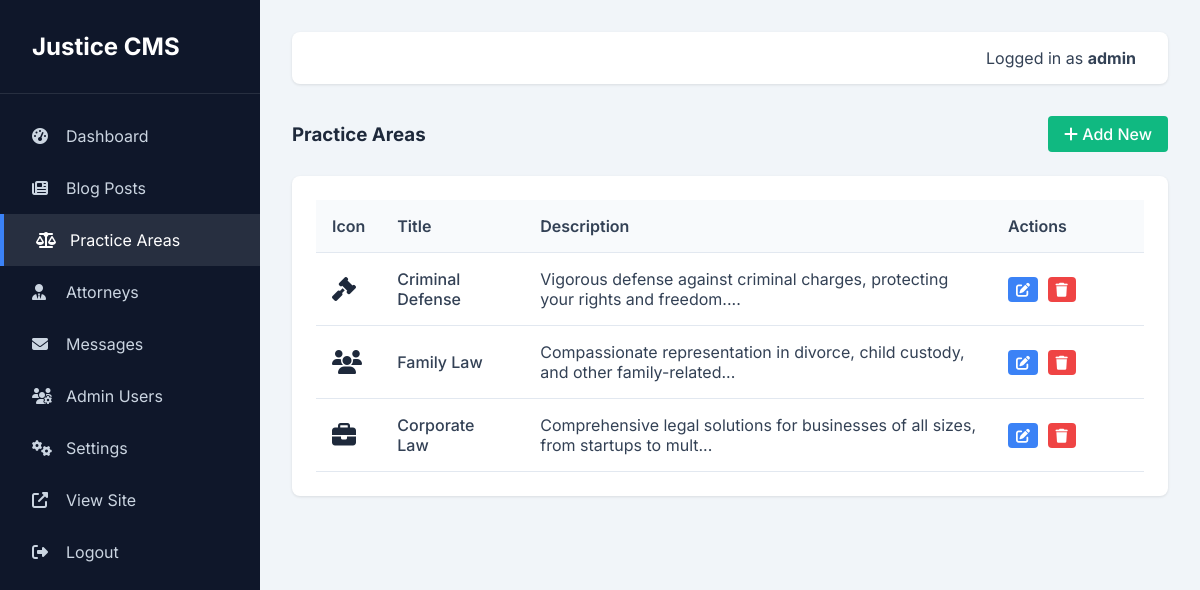
Page /admin/practice_areas.php (signed in) on the committed database.
### tables this page shows
CREATE TABLE IF NOT EXISTS practice_areas (
    id INT AUTO_INCREMENT PRIMARY KEY,
    title VARCHAR(100) NOT NULL,
    description TEXT,
    icon VARCHAR(50) DEFAULT 'fas fa-balance-scale',
    created_at TIMESTAMP DEFAULT CURRENT_TIMESTAMP
);

### admin/practice_areas.php (the view, shortened to what this page needs)
<?php
require_once 'includes/admin_header.php';
$action = $_GET['action'] ?? 'list';
$error = '';
?>
<?php if ($action === 'add' || $action === 'edit'): ?>
    <?php
    $item = ['id' => '', 'title' => '', 'description' => '', 'icon' => 'fas fa-balance-scale'];
    if ($action === 'edit' && isset($_GET['id'])) {
        $stmt = $pdo->prepare("SELECT * FROM practice_areas WHERE id = ?");
        $stmt->execute([(int)$_GET['id']]);
        $fetched = $stmt->fetch();
        if ($fetched) $item = $fetched;
    }
    ?>
    <div class="card" style="max-width: 600px;">
        <h3 style="margin-top: 0; color: var(--admin-primary);"><?= $action === 'add' ? 'Add' : 'Edit' ?> Practice Area</h3>
        <?php if ($error): ?>
            <div style="background-color: #fee2e2; color: #991b1b; padding: 1rem; border-radius: 4px; margin-bottom: 1rem;">
                <?= htmlspecialchars($error) ?>
            </div>
        <?php endif; ?>
        <form method="POST" action="practice_areas.php?action=<?= $action ?>">
            <?php if ($item['id']): ?>
                <input type="hidden" name="id" value="<?= $item['id'] ?>">
            <?php endif; ?>
            <div style="margin-bottom: 1rem;">
                <label style="display: block; margin-bottom: 0.5rem; font-weight: 500;">Title *</label>
                <input type="text" name="title" value="<?= htmlspecialchars($item['title']) ?>" required style="width: 100%; padding: 0.75rem; border: 1px solid #cbd5e1; border-radius: 4px; font-family: inherit;">
            </div>
            <div style="margin-bottom: 1rem;">
                <label style="display: block; margin-bottom: 0.5rem; font-weight: 500;">Icon Class (FontAwesome)</label>
                <input type="text" name="icon" value="<?= htmlspecialchars($item['icon']) ?>" style="width: 100%; padding: 0.75rem; border: 1px solid #cbd5e1; border-radius: 4px; font-family: inherit;">
                <small style="color: #64748b;">Example: fas fa-balance-scale, fas fa-gavel</small>
            </div>
            <div style="margin-bottom: 1.5rem;">
                <label style="display: block; margin-bottom: 0.5rem; font-weight: 500;">Description *</label>
                <textarea name="description" rows="5" required style="width: 100%; padding: 0.75rem; border: 1px solid #cbd5e1; border-radius: 4px; font-family: inherit; resize: vertical;"><?= htmlspecialchars($item['description']) ?></textarea>
            </div>
            <div>
                <button type="submit" style="padding: 0.75rem 1.5rem; background-color: var(--admin-accent); color: white; border: none; border-radius: 4px; font-weight: 600; cursor: pointer;">Save</button>
                <a href="practice_areas.php" style="padding: 0.75rem 1.5rem; background-color: #e2e8f0; color: #475569; text-decoration: none; border-radius: 4px; margin-left: 0.5rem; font-weight: 500; display: inline-block;">Cancel</a>
            </div>
        </form>
    </div>
<?php else: ?>
    <div style="display: flex; justify-content: space-between; align-items: center; margin-bottom: 1.5rem;">
        <h3 style="margin: 0; color: var(--admin-primary);">Practice Areas</h3>
        <a href="practice_areas.php?action=add" style="padding: 0.5rem 1rem; background-color: var(--admin-success); color: white; text-decoration: none; border-radius: 4px; font-weight: 500;"><i class="fas fa-plus"></i> Add New</a>
    </div>
    <div class="card">
        <div class="table-responsive">
            <table>
                <thead>
                    <tr>
                        <th>Icon</th>
                        <th>Title</th>
                        <th>Description</th>
                        <th style="width: 120px;">Actions</th>
                    </tr>
                </thead>
                <tbody>
                    <?php
                    $stmt = $pdo->query("SELECT * FROM practice_areas ORDER BY id DESC");
                    $areas = $stmt->fetchAll();
                    if (count($areas) > 0): foreach ($areas as $area):
                    ?>
                    <tr>
                        <td><i class="<?= htmlspecialchars($area['icon']) ?>" style="font-size: 1.5rem; color: var(--admin-primary);"></i></td>
                        <td style="font-weight: 500;"><?= htmlspecialchars($area['title']) ?></td>
                        <td><?= htmlspecialchars(substr($area['description'], 0, 80)) ?>...</td>
                        <td>
                            <a href="practice_areas.php?action=edit&id=<?= $area['id'] ?>" class="btn-sm" style="background-color: var(--admin-accent); color: white; text-decoration: none; border-radius: 4px; display: inline-block; margin-right: 5px;"><i class="fas fa-edit"></i></a>
                            <a href="practice_areas.php?action=delete&id=<?= $area['id'] ?>" class="btn-sm btn-danger" style="text-decoration: none; border-radius: 4px; display: inline-block;" onclick="return confirm('Are you sure you want to delete this practice area?');"><i class="fas fa-trash"></i></a>
                        </td>
                    </tr>
                    <?php endforeach; else: ?>
                    <tr>
                        <td colspan="4" style="text-align: center; padding: 2rem;">No practice areas found.</td>
                    </tr>
                    <?php endif; ?>
                </tbody>
            </table>
        </div>
    </div>
<?php endif; ?>
<?php require_once 'includes/admin_footer.php'; ?>

### assets/css/admin.css (style rules this page uses)
:root { --admin-primary: #1e293b; --admin-sidebar: #0f172a; --admin-bg: #f1f5f9; --admin-text: #334155; --admin-accent: #3b82f6; --admin-success: #10b981; --admin-danger: #ef4444; }
body { background-color: var(--admin-bg); margin: 0; font-family: 'Inter', sans-serif; color: var(--admin-text); }
.card { background: white; border-radius: 8px; padding: 1.5rem; box-shadow: 0 1px 3px rgba(0,0,0,0.1); margin-bottom: 1.5rem; }
.table-responsive { overflow-x: auto; }
table { width: 100%; border-collapse: collapse; }
th, td { padding: 1rem; text-align: left; border-bottom: 1px solid #e2e8f0; }
th { background-color: #f8fafc; font-weight: 600; }
.btn-sm { padding: 0.25rem 0.5rem; font-size: 0.875rem; }
.btn-danger { background-color: var(--admin-danger); color: white; }

### rows in the picture
practice_areas: title "Criminal Defense", description "Vigorous defense against criminal charges, protecting your rights and freedom."
practice_areas: title "Family Law", description "Compassionate representation in divorce, child custody, and other family-related"
practice_areas: title "Corporate Law", description "Comprehensive legal solutions for businesses of all sizes, from startups to mult"

### other values in the picture
$_SESSION['admin_username'] "admin"
